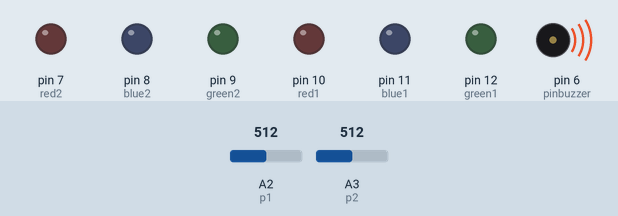
Bench run of a sketch on a simulated Arduino Uno, built with avr-gcc and run on an emulated ATmega328P. On the bench: output pins drawn as LEDs (lit = HIGH), buzzer (waves = sounding). The inputs (shaded band) are chosen by the test bench; at power-on: A2 (p1) = 512, A3 (p2) = 512.

Above: at 1.2 s.
1.3 s: A2 (p1) set to 620
At 2.3 s:
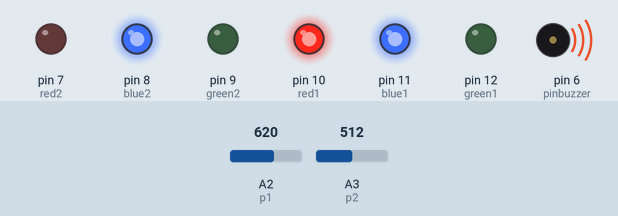
2.8 s: A3 (p2) set to 0
At 3.5 s:
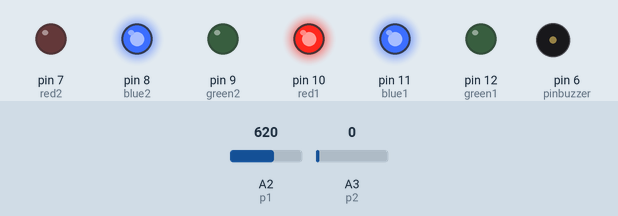
4.3 s: A2 (p1) set to 600
At 4.6 s:
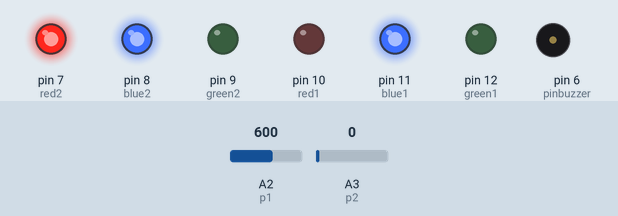
5.8 s: A3 (p2) set to 20
At 7.0 s:
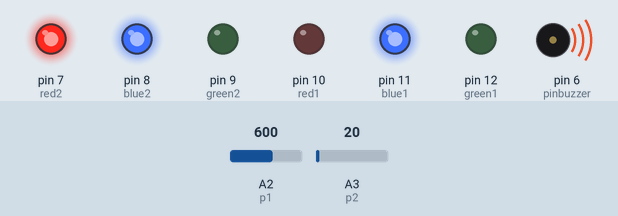
7.3 s: A2 (p1) set to 390
At 8.1 s:
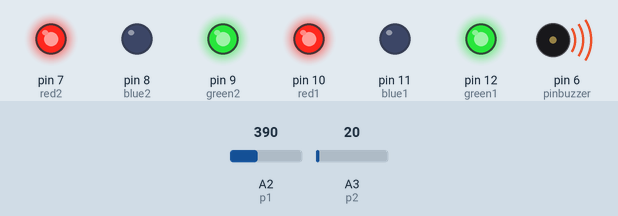
8.8 s: A2 (p1) set to 408
At 9.2 s:
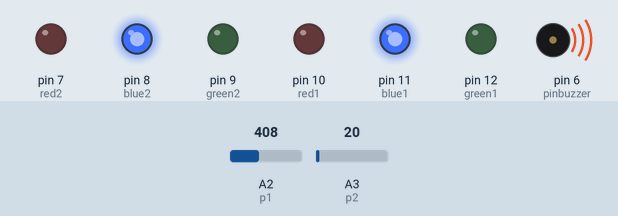
Timing chart, 0 to 11.3 s (numbered marks = the images above; inputs shaded):
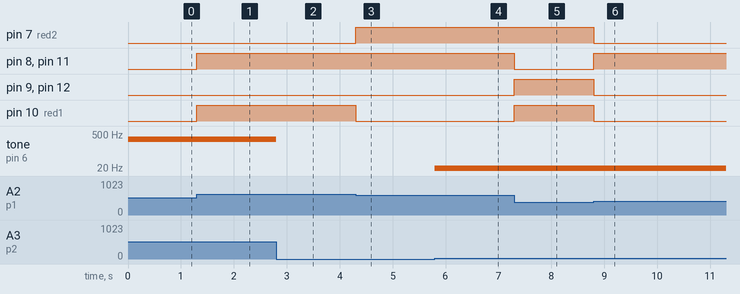

Measured:
- the behaviour switches between 611 and 610 on A2 (p1) (found by bisection; images 2 and 3)
- the behaviour switches between 400 and 401 on A2 (p1) (found by bisection; images 5 and 6)
- after the input at 1.3 s, pin 8 (blue2), pin 10 (red1), pin 11 (blue1): LOW → HIGH at once
- after the input at 2.8 s, tone on pin 6 (pinbuzzer): 300 Hz → silent at once
- after the input at 4.3 s, pin 7 (red2): LOW → HIGH at once; pin 10 (red1): HIGH → LOW at once
- after the input at 5.8 s, tone on pin 6 (pinbuzzer): silent → 11 Hz at once
- after the input at 7.3 s, pin 8 (blue2), pin 11 (blue1): HIGH → LOW at once; pin 9 (green2), pin 10 (red1), pin 12 (green1): LOW → HIGH at once
- after the input at 8.8 s, pin 7 (red2), pin 9 (green2), pin 10 (red1), pin 12 (green1): HIGH → LOW at once; pin 8 (blue2), pin 11 (blue1): LOW → HIGH at once

The sketch:

Ejercicio1.6.ino
```cpp
// C++ code
// GRUPO B3
// Mateo Rico Iglesias
// Chen Xin Pan Wang
// Eduardo Blanco Bielsa

//LEDS
//led 1 izq
int green1 = 12;
int blue1 = 11;
int red1 = 10;
//led 2 der
int green2 = 9;
int blue2 = 8;
int red2 = 7;

//BUZZER
int pinbuzzer = 6;
int minBuzzer = 0;
int maxBuzzer = 600;

//POTENCIOMETROS
int p1 = A2;
int p2 = A3;

void setup(){
  Serial.begin(9600);
  pinMode(red1, OUTPUT);
  pinMode(green1, OUTPUT);
  pinMode(blue1, OUTPUT);
  pinMode(red2, OUTPUT);
  pinMode(green2, OUTPUT);
  pinMode(blue2, OUTPUT);
  pinMode(pinbuzzer, OUTPUT);
}

void loop(){
  int frecuencia = map(analogRead(p2), 0, 1023, minBuzzer, maxBuzzer);
  int pot1Value = analogRead(p1);
  hacerSonarBuzzer(frecuencia);
  if(pot1Value<=40){//apagado,blanco
       asignarLed1(0,0,0);
       asignarLed2(255,255,255);
  }else if(pot1Value <= 255){//rojo,azul
    asignarLed1(pot1Value,0,0);
    asignarLed2(0,pot1Value,0);
  }else if(pot1Value <= 400){//morado, rosa
    asignarLed1(255,255,0);
    asignarLed2(255,20,0);
  }else if(pot1Value <= 510){//verde,verde
    asignarLed1(0,0,pot1Value);
    asignarLed2(0,0,pot1Value);
  }else if(pot1Value <= 610){//verde,amarillo
    asignarLed1(0,0,pot1Value);
    asignarLed2(pot1Value,0,pot1Value);
  }else if(pot1Value <= 765){//amarillo,verde
    asignarLed1(pot1Value,0,pot1Value);
    asignarLed2(0,0,pot1Value);
  }else if(pot1Value <= 850){//morado,rosa
    asignarLed1(pot1Value,pot1Value,0);
    asignarLed2(pot1Value,20,0);
  }else if(pot1Value <= 950){//azul,rojo
    asignarLed1(0,pot1Value,0);
    asignarLed2(pot1Value,0,0);
  }else if(pot1Value <= 1000){
    asignarLed1(pot1Value,pot1Value,pot1Value);
    asignarLed2(0,0,0);
  }
}


void asignarLed1(int r, int g, int b){
  digitalWrite(green1, g);
  digitalWrite(blue1, b);
  digitalWrite(red1, r);
}

void asignarLed2(int r, int g, int b){
  digitalWrite(green2, g);
  digitalWrite(blue2, b);
  digitalWrite(red2, r);
}

void hacerSonarBuzzer(int frecuencia){
    if(frecuencia <= 10){
      mutearBuzzer();
    }else{
      tone(pinbuzzer, frecuencia);
    }
}

void mutearBuzzer(){
   noTone(pinbuzzer);
}
```
